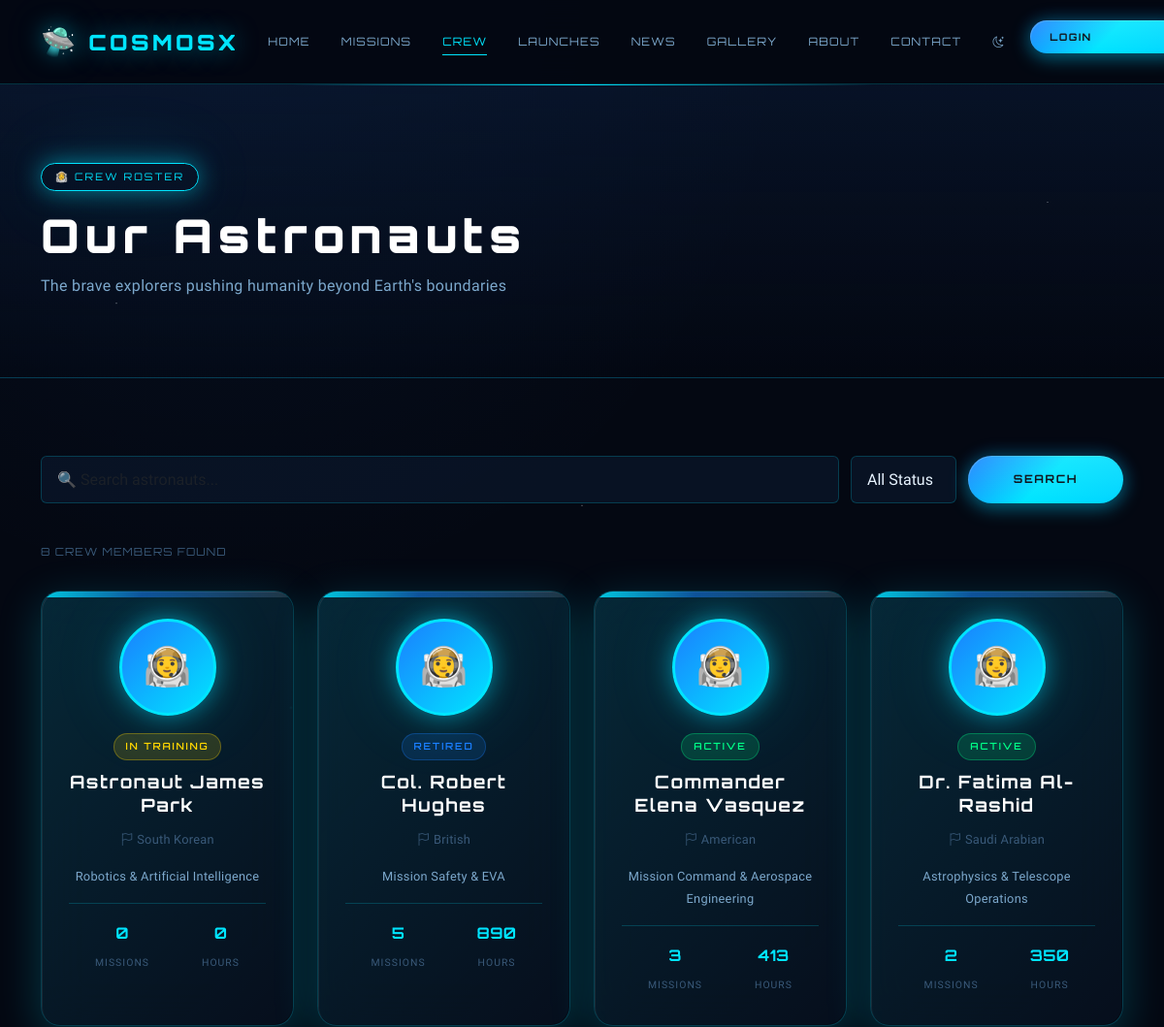
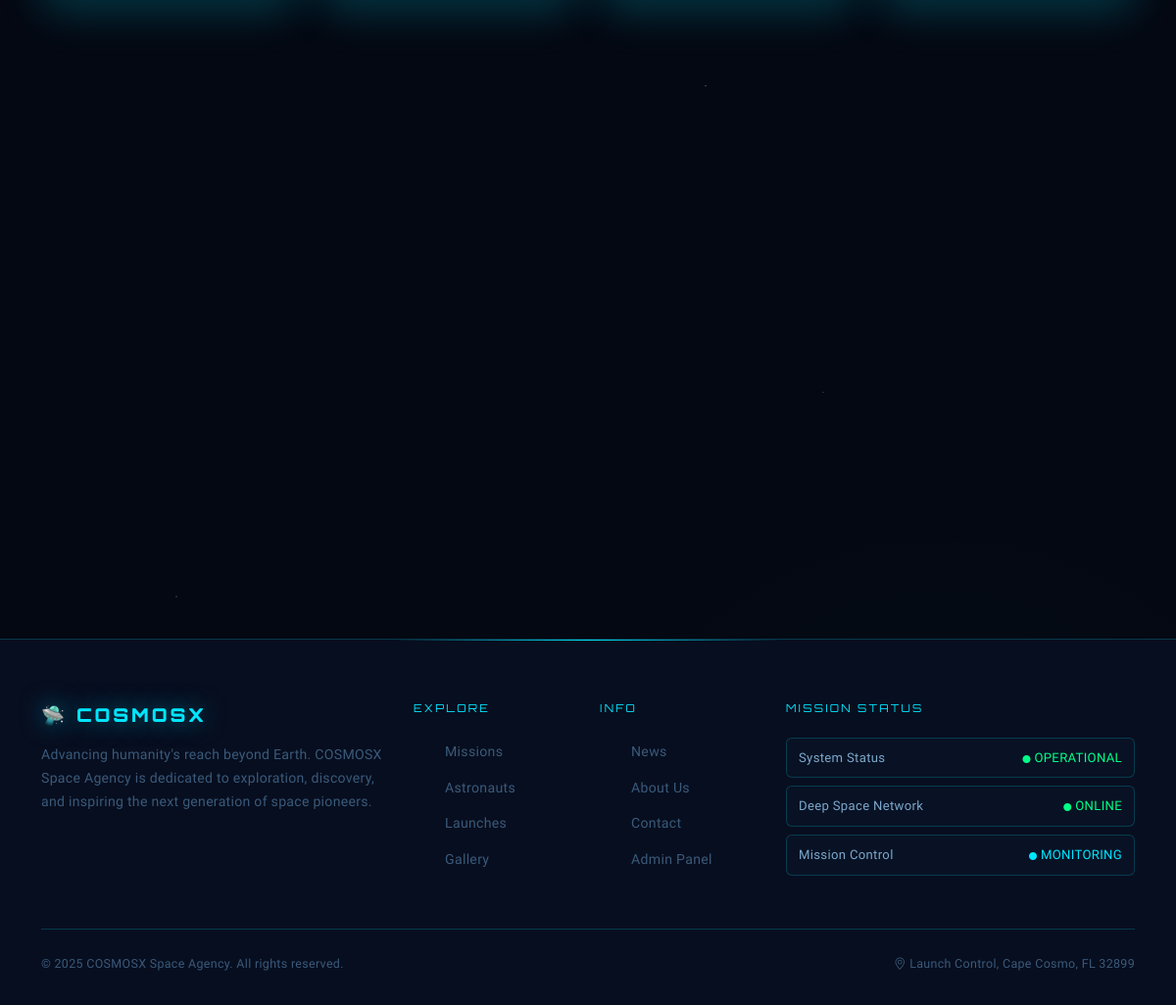
Screenshot of /astronauts/ with the database file from the repository (2 pictures, top to bottom).
### space_portal/models.py (models this page shows, shortened)
class Astronaut(models.Model):
    STATUS_CHOICES = [
        ('active', 'Active'),
        ('retired', 'Retired'),
        ('training', 'In Training'),
    ]
    name = models.CharField(max_length=200)
    nationality = models.CharField(max_length=100)
    status = models.CharField(max_length=20, choices=STATUS_CHOICES, default='active')
    bio = models.TextField()
    missions_count = models.IntegerField(default=0)
    hours_in_space = models.FloatField(default=0.0)
    birth_date = models.DateField(null=True, blank=True)
    rank = models.CharField(max_length=100, blank=True)
    specialization = models.CharField(max_length=200, blank=True)
    image_url = models.URLField(blank=True, default='')
    missions = models.ManyToManyField(Mission, blank=True, related_name='astronauts')
    created_at = models.DateTimeField(auto_now_add=True)
    class Meta:
        ordering = ['name']

### space_portal/views.py (the view)
# urls.py: path('astronauts/', views.astronauts, name='astronauts'),
def astronauts(request):
    status_filter = request.GET.get('status', '')
    search_query = request.GET.get('q', '')
    astronauts_qs = Astronaut.objects.all()
    if status_filter:
        astronauts_qs = astronauts_qs.filter(status=status_filter)
    if search_query:
        astronauts_qs = astronauts_qs.filter(Q(name__icontains=search_query) | Q(nationality__icontains=search_query))
    context = {
        'astronauts': astronauts_qs,
        'status_filter': status_filter,
        'search_query': search_query,
    }
    return render(request, 'space_portal/astronauts.html', context)

### templates/space_portal/astronauts.html (shortened to what this page needs)
{% extends 'base.html' %}
{% block content %}
<div class="page-header">
  <div class="container">
    <div class="hero-badge">👨‍🚀 CREW ROSTER</div>
    <h1 class="page-header-title">Our Astronauts</h1>
    <p class="page-header-sub">The brave explorers pushing humanity beyond Earth's boundaries</p>
  </div>
</div>
<section class="section-pad">
  <div class="container">
    <form method="GET" class="fade-in">
      <div class="search-bar">
        <input type="text" name="q" class="form-control" placeholder="🔍 Search astronauts..." value="{{ search_query }}" style="flex:1;min-width:200px;">
        <select name="status" class="form-select" style="width:auto;">
          <option value="">All Status</option>
        </select>
        <button type="submit" class="btn-space btn-primary-space">SEARCH</button>
      </div>
    </form>
    <div style="font-family:var(--font-display);font-size:0.7rem;letter-spacing:0.1em;color:var(--text-muted);margin-bottom:30px;">
      {{ astronauts|length }} CREW MEMBER{% if astronauts|length != 1 %}S{% endif %} FOUND
    </div>
    {% if astronauts %}
    <div class="row g-4">
      {% for astronaut in astronauts %}
      <div class="col-lg-3 col-md-4 col-sm-6 fade-in" style="transition-delay:{{ forloop.counter0 }}0ms;">
        <a href="{% url 'astronaut_detail' astronaut.pk %}" style="text-decoration:none;">
          <div class="space-card astronaut-card h-100">
            <div class="card-body-space">
              <div class="astronaut-avatar">👨‍🚀</div>
              <div class="card-badge
                {% if astronaut.status == 'active' %}badge-active
                {% elif astronaut.status == 'retired' %}badge-completed
                {% else %}badge-planned{% endif %}" style="margin-bottom:10px;">
                {{ astronaut.get_status_display|upper }}
              </div>
              <h5 class="card-title-space">{{ astronaut.name }}</h5>
              <p style="font-size:0.8rem;color:var(--text-muted);">
                <i class="bi bi-flag me-1"></i>{{ astronaut.nationality }}
              </p>
              {% if astronaut.specialization %}
              <p style="font-size:0.8rem;color:var(--text-secondary);margin-top:4px;">{{ astronaut.specialization }}</p>
              {% endif %}
              <div class="astronaut-stats">
                <div class="astro-stat">
                  <span class="astro-stat-value">{{ astronaut.missions_count }}</span>
                  <span class="astro-stat-label">Missions</span>
                </div>
                <div class="astro-stat">
                  <span class="astro-stat-value">{{ astronaut.hours_in_space|floatformat:0 }}</span>
                  <span class="astro-stat-label">Hours</span>
                </div>
              </div>
            </div>
          </div>
        </a>
      </div>
      {% endfor %}
    </div>
    {% else %}
    <div class="text-center fade-in" style="padding:80px 0;color:var(--text-muted);">
      <div style="font-size:4rem;margin-bottom:20px;">👨‍🚀</div>
      <h4 style="font-family:var(--font-display);color:var(--text-secondary);">No astronauts found</h4>
      <p>Try adjusting your search filters.</p>
    </div>
    {% endif %}
  </div>
</section>
{% endblock %}

### templates/base.html (shortened to what this page needs)
{% load static %}
<!DOCTYPE html>
<html lang="en">
<head>
  <link href="https://cdn.jsdelivr.net/npm/bootstrap@5.3.2/dist/css/bootstrap.min.css" rel="stylesheet">
  <link href="https://cdn.jsdelivr.net/npm/bootstrap-icons@1.11.3/font/bootstrap-icons.css" rel="stylesheet">
  <link href="{% static 'css/main.css' %}" rel="stylesheet">
</head>
<body>
  <nav class="navbar navbar-expand-lg">
    <div class="container">
      <a class="navbar-brand" href="{% url 'home' %}">
        <span class="brand-icon">🛸</span> COSMOSX
      </a>
      <div class="collapse navbar-collapse" id="navMenu">
        <ul class="navbar-nav ms-auto align-items-lg-center gap-1">
          <li class="nav-item"><a class="nav-link" href="{% url 'home' %}">HOME</a></li>
          <li class="nav-item"><a class="nav-link" href="{% url 'missions' %}">MISSIONS</a></li>
          <li class="nav-item"><a class="nav-link" href="{% url 'astronauts' %}">CREW</a></li>
          <li class="nav-item"><a class="nav-link" href="{% url 'launches' %}">LAUNCHES</a></li>
          <li class="nav-item"><a class="nav-link" href="{% url 'news' %}">NEWS</a></li>
          <li class="nav-item"><a class="nav-link" href="{% url 'gallery' %}">GALLERY</a></li>
          <li class="nav-item"><a class="nav-link" href="{% url 'about' %}">ABOUT</a></li>
          <li class="nav-item"><a class="nav-link" href="{% url 'contact' %}">CONTACT</a></li>
          <li class="nav-item">
            <button id="theme-toggle" class="btn btn-link nav-link" style="border:none;background:none;padding:8px 14px;">
              <i class="bi bi-moon-stars" id="theme-icon"></i>
            </button>
          </li>
          {% if user.is_authenticated %}
          <li class="nav-item ms-lg-2">
            <div class="d-flex align-items-center gap-2">
              <span style="font-family:var(--font-display);font-size:0.65rem;color:var(--accent-cyan);">
                <i class="bi bi-person-check"></i> {{ user.username|upper }}
              </span>
              <a href="{% url 'logout' %}" class="btn-space btn-outline-space" style="padding:6px 16px;font-size:0.65rem;">LOGOUT</a>
            </div>
          </li>
          {% else %}
          <li class="nav-item ms-lg-2">
            <a href="{% url 'login' %}" class="btn-space btn-primary-space" style="padding:8px 20px;font-size:0.65rem;display:inline-block;">LOGIN</a>
          </li>
          {% endif %}
        </ul>
      </div>
    </div>
  </nav>
  <main>
    {% block content %}{% endblock %}
  </main>
  <footer>
    <div class="container">
      <div class="row g-4">
        <div class="col-lg-4">
          <div class="footer-brand">🛸 COSMOSX</div>
          <p class="footer-desc">Advancing humanity's reach beyond Earth. COSMOSX Space Agency is dedicated to exploration, discovery, and inspiring the next generation of space pioneers.</p>
        </div>
        <div class="col-lg-2 col-6">
          <div class="footer-heading">Explore</div>
          <ul class="footer-links">
            <li><a href="{% url 'missions' %}">Missions</a></li>
            <li><a href="{% url 'astronauts' %}">Astronauts</a></li>
            <li><a href="{% url 'launches' %}">Launches</a></li>
            <li><a href="{% url 'gallery' %}">Gallery</a></li>
          </ul>
        </div>
        <div class="col-lg-2 col-6">
          <div class="footer-heading">Info</div>
          <ul class="footer-links">
            <li><a href="{% url 'news' %}">News</a></li>
            <li><a href="{% url 'about' %}">About Us</a></li>
            <li><a href="{% url 'contact' %}">Contact</a></li>
            <li><a href="/admin/">Admin Panel</a></li>
          </ul>
        </div>
        <div class="col-lg-4">
          <div class="footer-heading">Mission Status</div>
          <div style="display:flex;flex-direction:column;gap:8px;">
            <div style="display:flex;justify-content:space-between;font-size:0.82rem;padding:8px 12px;background:rgba(10,22,40,0.6);border-radius:6px;border:1px solid var(--border-glow);">
              <span style="color:var(--text-secondary);">System Status</span>
              <span style="color:var(--accent-green);"><i class="bi bi-circle-fill" style="font-size:0.5rem;"></i> OPERATIONAL</span>
            </div>
            <div style="display:flex;justify-content:space-between;font-size:0.82rem;padding:8px 12px;background:rgba(10,22,40,0.6);border-radius:6px;border:1px solid var(--border-glow);">
              <span style="color:var(--text-secondary);">Deep Space Network</span>
              <span style="color:var(--accent-green);"><i class="bi bi-circle-fill" style="font-size:0.5rem;"></i> ONLINE</span>
            </div>
            <div style="display:flex;justify-content:space-between;font-size:0.82rem;padding:8px 12px;background:rgba(10,22,40,0.6);border-radius:6px;border:1px solid var(--border-glow);">
              <span style="color:var(--text-secondary);">Mission Control</span>
              <span style="color:var(--accent-cyan);"><i class="bi bi-circle-fill" style="font-size:0.5rem;"></i> MONITORING</span>
            </div>
          </div>
        </div>
      </div>
      <div class="footer-bottom">
        <span class="footer-bottom-text">&copy; 2025 COSMOSX Space Agency. All rights reserved.</span>
        <span class="footer-bottom-text" style="color:var(--text-muted);">
          <i class="bi bi-geo-alt"></i> Launch Control, Cape Cosmo, FL 32899
        </span>
      </div>
    </div>
  </footer>
</body>
</html>

### rows the page displays
Astronaut: status "IN TRAINING", name "Astronaut James Park", nationality "South Korean", specialization "Robotics & Artificial Intelligence", missions_count "0", hours_in_space "0"
Astronaut: status "RETIRED", name "Col. Robert Hughes", nationality "British", specialization "Mission Safety & EVA", missions_count "5", hours_in_space "890"
Astronaut: status "ACTIVE", name "Commander Elena Vasquez", nationality "American", specialization "Mission Command & Aerospace Engineering", missions_count "3", hours_in_space "413"
Astronaut: status "ACTIVE", name "Dr. Fatima Al-Rashid", nationality "Saudi Arabian", specialization "Astrophysics & Telescope Operations", missions_count "2", hours_in_space "350"

### other values shown
{{ astronauts|length }} "8"
